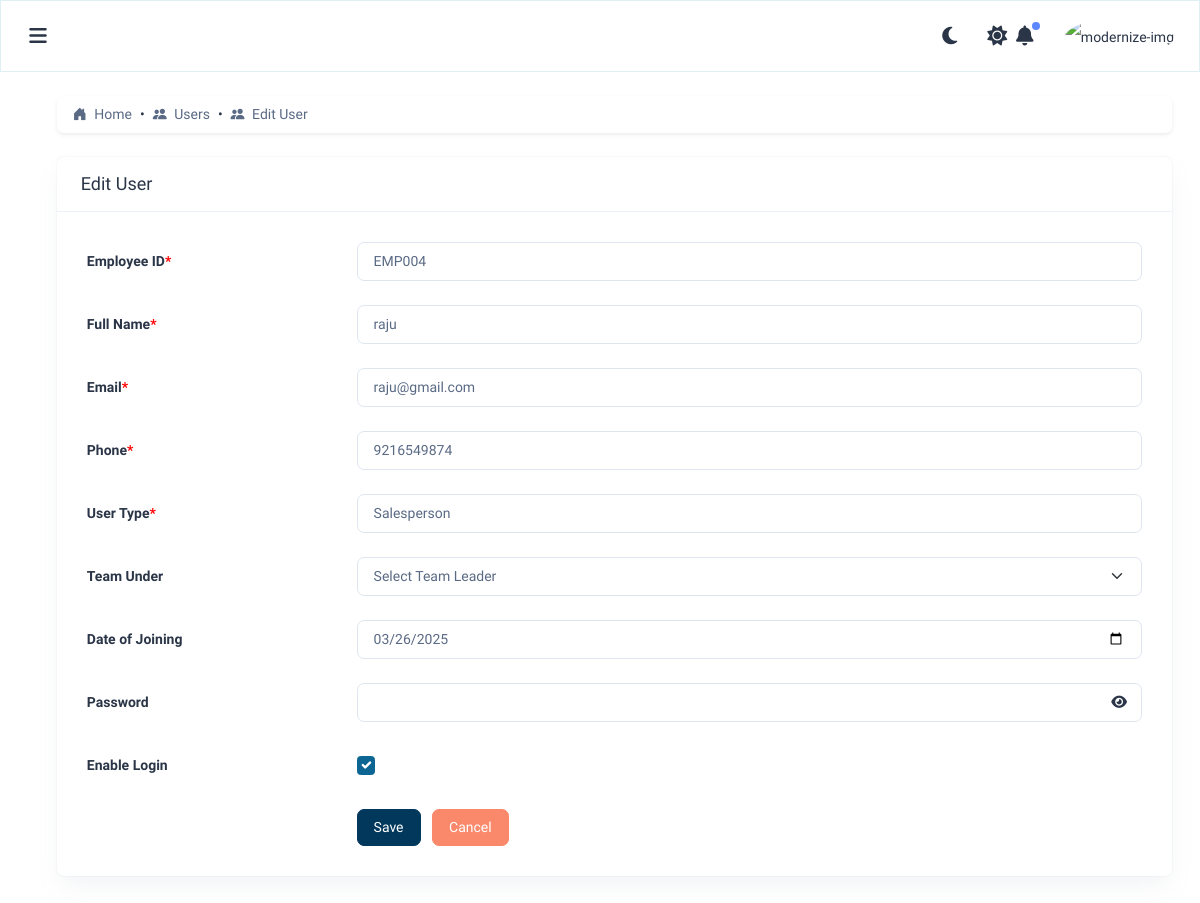
The page /user-edit/4/ on the database as committed earlier.
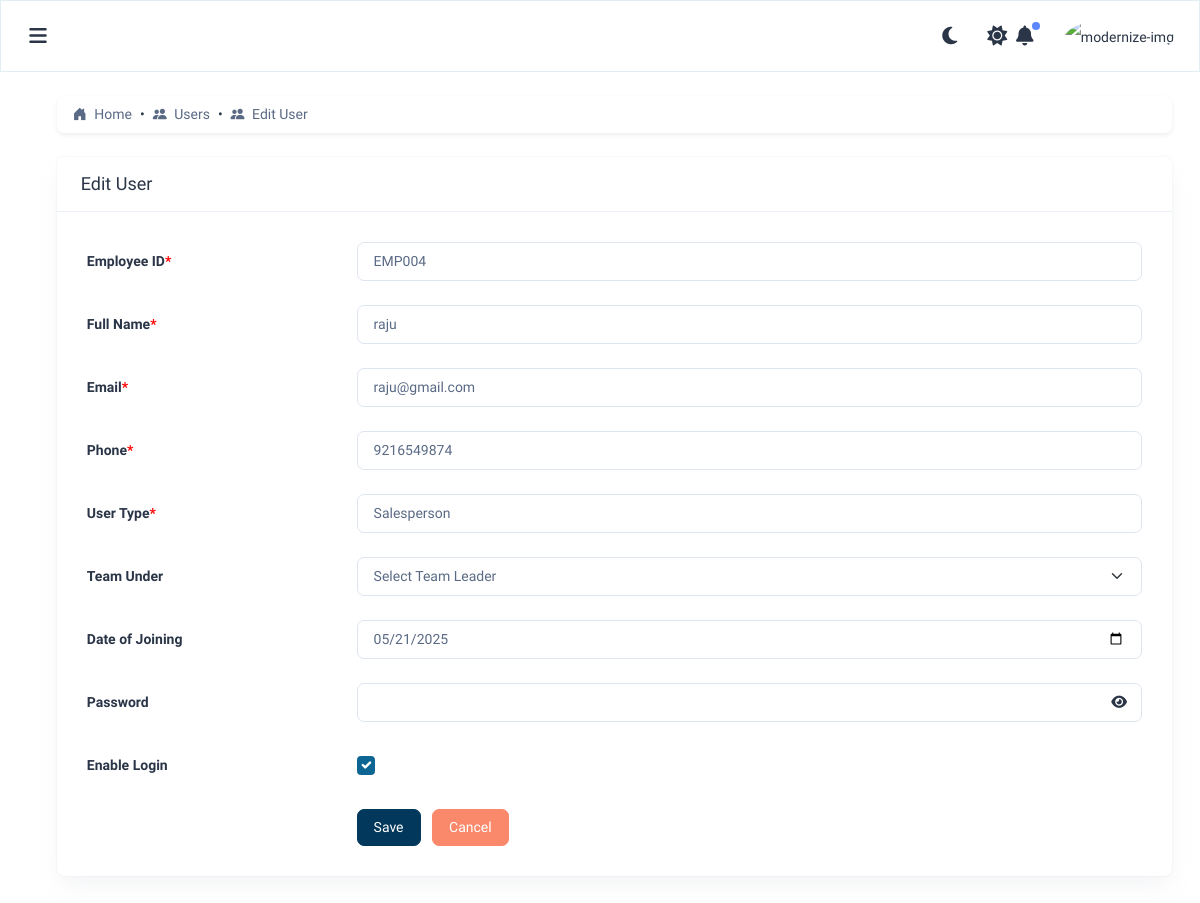
The same page on the database as committed later.
### incentives/models.py (models this page shows, shortened)
class AuditMixin(models.Model):
    created_by = models.CharField(max_length=100, null=True, blank=True)
    updated_by = models.CharField(max_length=100, null=True, blank=True)
    created_at = models.DateTimeField(default=timezone.now)
    updated_at = models.DateTimeField(auto_now=True)
    class Meta:
        abstract = True

class UserProfile(AuditMixin):
    fullname = models.CharField(max_length=100)
    phone = models.CharField(max_length=15)
    mail_id = models.EmailField(unique=True)
    password = models.CharField(max_length=100)
    user_type = models.ForeignKey('Role', on_delete=models.SET_NULL, null=True)
    team_head= models.ForeignKey('self', related_name='team_members', on_delete=models.CASCADE, null=True, blank=True)
    doj = models.DateField(verbose_name="Date of Joining")
    employee_id = models.CharField(max_length=50, unique=True)
    enable_login = models.BooleanField(default=True)

class Role(AuditMixin):
    name = models.CharField(max_length=50, unique=True)
    is_selectable = models.BooleanField(default=True)  # Hide 'superadmin' from UI

### incentives/views.py (the view)
# urls.py: path('user-edit/<int:pk>/', views.user_edit, name='user_edit'),
def user_edit(request, pk):
    user = get_object_or_404(UserProfile, pk=pk)
    roles = Role.objects.all()
    if request.method == 'POST':
        form = UserProfileForm(request.POST, instance=user)
        if form.is_valid():
            form.save()
            return redirect('user_list')
    else:
        form = UserProfileForm(instance=user)
    return render(request, 'owner/users/user_form.html', {
        'form': form,
        'roles': roles,
        'title': 'Edit User'
    })

### incentives/forms.py (shortened to what this page needs)
class UserProfileForm(forms.ModelForm):
    class Meta:
        model = UserProfile
        exclude = ['created_at', 'updated_at', 'created_by', 'updated_by']

### incentives/templatetags/permissions_tags.py (called while the page is built)
@register.filter
def has_any_permission(permissions, value):
    try:
        module, action = [s.strip() for s in value.split(",")]
        return permissions.get((module, action), False)
    except ValueError:
        return False

### incentives/templates/owner/users/user_form.html (shortened to what the changed rows need)
{% extends 'layouts/layout.html' %}
{% load static %}  {% load permissions_tags %}
{% load form_filters %}
{% block content %}
<div class="col-lg-12">
  <div class="card">
    <div class="card-body">
      <form method="post" novalidate>
        <div class="mb-4 row align-items-center">
          <div class="col-sm-9">
            <input type="text" name="employee_id" class="form-control" value="{{ form.employee_id.value|default:'' }}" required>
          </div>
        </div>
        <div class="mb-4 row align-items-center">
          <div class="col-sm-9">
            <input type="text" name="fullname" class="form-control" value="{{ form.fullname.value|default:'' }}" required>
          </div>
        </div>
        <div class="mb-4 row align-items-center">
          <div class="col-sm-9">
            <input type="email" name="mail_id" class="form-control" value="{{ form.mail_id.value|default:'' }}" required>
          </div>
        </div>
        <div class="mb-4 row align-items-center">
          <div class="col-sm-9">
            <input type="tel" name="phone" class="form-control" value="{{ form.phone.value|default:'' }}" required>
          </div>
        </div>
        <div class="mb-4 row align-items-center">
          <div class="col-sm-9">
            <select name="user_type" class="form-control" required>
              {% for role in roles %}
                <option value="{{ role.id }}"
                  {% if form.instance.user_type and form.instance.user_type.id == role.id %}
                    selected
                  {% endif %}>
                  {{ role.name|capfirst }}
                </option>
              {% endfor %}
            </select>
          </div>
        </div>
        <div class="mb-4 row align-items-center">
          <div class="col-sm-9">
            <input type="date" name="doj" class="form-control" value="{{ form.doj.value|date:'Y-m-d'|default:'' }}">
          </div>
        </div>
      </form>
    </div>
  </div>
</div>
{% endblock %}

Rows that differ between the two databases and show on the page:
changed UserProfile "EMP004": doj "03/26/2025" → "05/21/2025"
